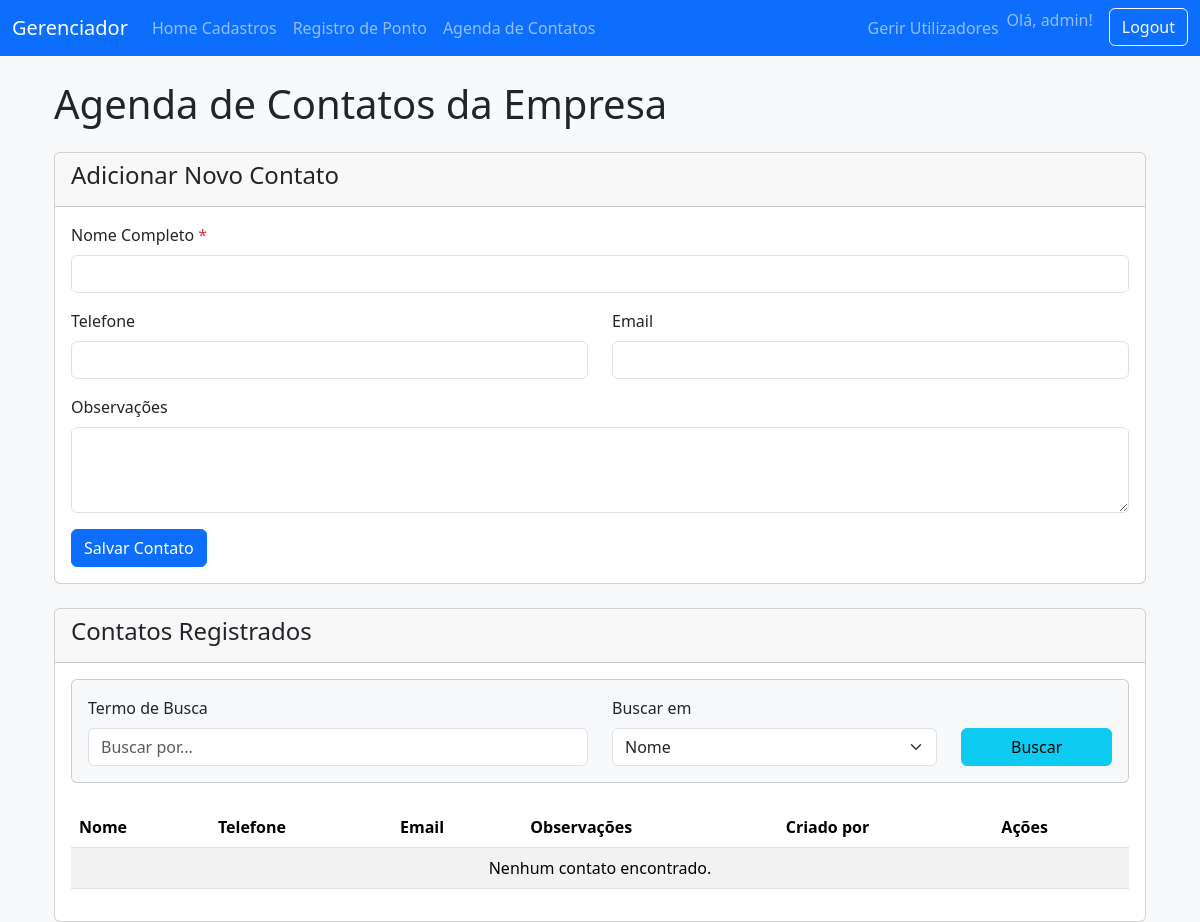
Before: /contatos (signed in) with the older database file.
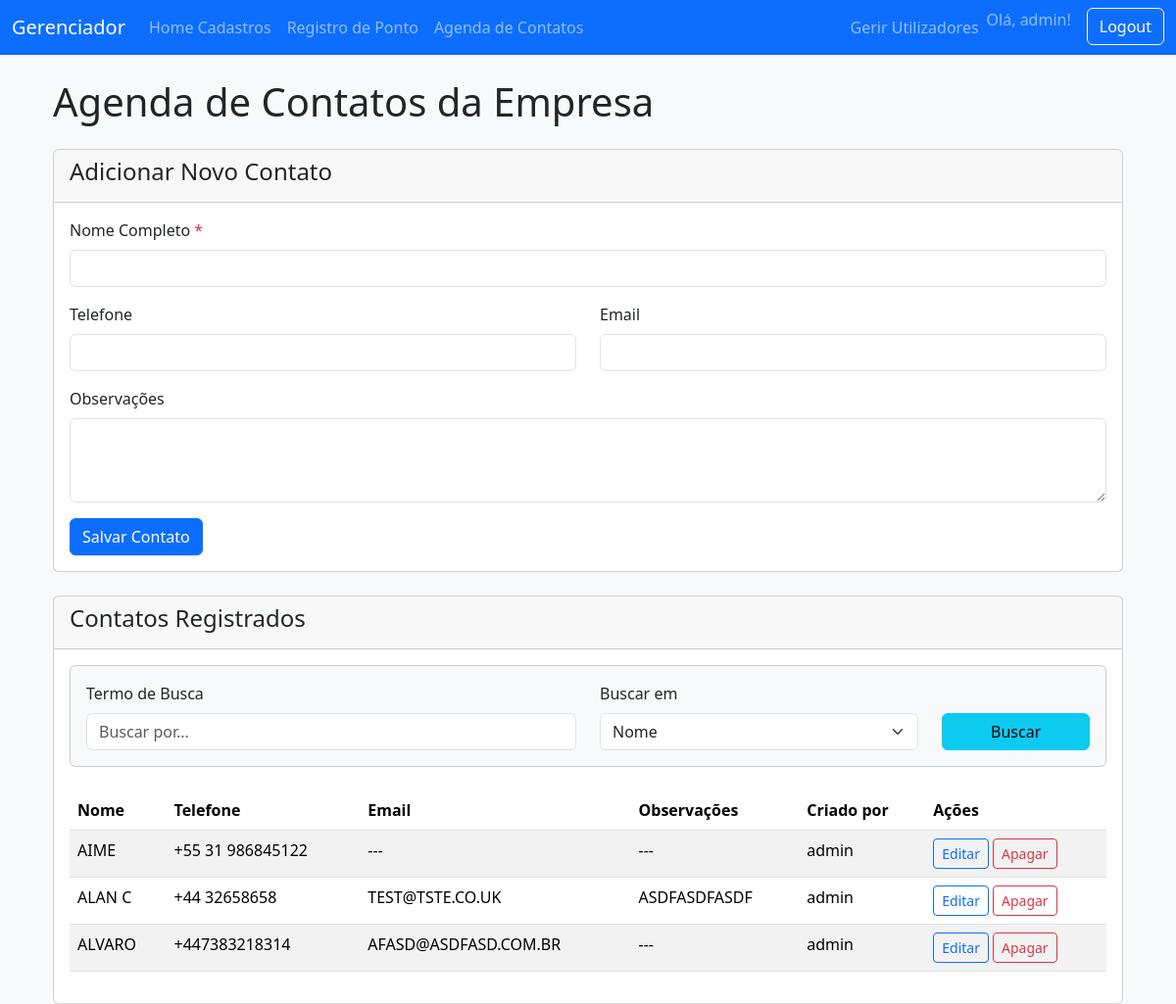
After: the same page with the newer database file.
### app.py (models this page shows)
class Contato(db.Model):
    id = db.Column(db.Integer, primary_key=True)
    nome = db.Column(db.String(100), nullable=False)
    telefone = db.Column(db.String(20), nullable=True)
    email = db.Column(db.String(100), nullable=True)
    observacoes = db.Column(db.String(300), nullable=True)
    user_id = db.Column(db.Integer, db.ForeignKey('user.id'), nullable=False)
    user = db.relationship('User', backref=db.backref('contatos', lazy=True))

class User(db.Model, UserMixin):
    id = db.Column(db.Integer, primary_key=True)
    username = db.Column(db.String(80), unique=True, nullable=False)
    password = db.Column(db.String(128), nullable=False)
    is_admin = db.Column(db.Boolean, nullable=False, default=False)

### app.py (the view, shortened to what this page needs)
@app.route('/contatos', methods=['GET', 'POST'])
@login_required
def contatos():
    termo_busca = request.args.get('termo', '')
    criterio_busca = request.args.get('criterio', 'nome') # 'nome' é o padrão
    query_base = Contato.query
    contatos_filtrados = query_base.order_by(Contato.nome.asc()).all()
    return render_template('contatos.html',
                           contatos=contatos_filtrados,
                           termo_ativo=termo_busca,
                           criterio_ativo=criterio_busca)

### app.py (called while the page is built)
@login_manager.user_loader
def load_user(user_id):
    return User.query.get(int(user_id))

### templates/contatos.html (shortened to what the changed rows need)
{% extends "base.html" %}
{% block content %}
<div class="container mt-4">
    <h1 class="mb-4">Agenda de Contatos da Empresa</h1>
    <div class="card">
        <div class="card-body">
            <div class="table-responsive">
                <table class="table table-striped table-hover">
                    <thead>
                        <tr>
                            <th>Nome</th>
                            <th>Telefone</th>
                            <th>Email</th>
                            <th>Observações</th>
                            <th>Criado por</th>
                            <th>Ações</th>
                        </tr>
                    </thead>
                    <tbody>
                        {% for contato in contatos %}
                        <tr>
                            <td>{{ contato.nome }}</td>
                            <td>{{ contato.telefone or '---' }}</td>
                            <td>{{ contato.email or '---' }}</td>
                            <td>{{ contato.observacoes or '---' }}</td>
                            <td>{{ contato.user.username }}</td>
                            <td>
                                {% if contato.user_id == current_user.id %}
                                    <div class="d-flex gap-1">
                                        <button class="btn btn-sm btn-outline-primary edit-btn"
                                                data-id="{{ contato.id }}"
                                                data-nome="{{ contato.nome }}"
                                                data-telefone="{{ contato.telefone or '' }}"
                                                data-email="{{ contato.email or '' }}"
                                                data-observacoes="{{ contato.observacoes or '' }}">
                                            Editar
                                        </button>
                                        <form action="{{ url_for('deletar_contato', id=contato.id) }}" method="POST" onsubmit="return confirm('Tem a certeza que deseja apagar este contato?');">
                                            <button type="submit" class="btn btn-sm btn-outline-danger">
                                                Apagar
                                            </button>
                                        </form>
                                    </div>
                                {% endif %}
                            </td>
                        </tr>
                        {% else %}
                        <tr>
                            <td colspan="6" class="text-center">Nenhum contato encontrado.</td>
                        </tr>
                        {% endfor %}
                    </tbody>
                </table>
            </div>
        </div>
    </div>
</div>
{% endblock %}

Changed rows visible on the page:
added Contato: nome "AIME", telefone "+55 31 986845122", email "---", observacoes "---", user.username "admin"
added Contato: nome "ALAN C", telefone "+44 32658658", email "TEST@TSTE.CO.UK", observacoes "ASDFASDFASDF", user.username "admin"
added Contato: nome "ALVARO", telefone "+447383218314", email "AFASD@ASDFASD.COM.BR", observacoes "---", user.username "admin"
Other visible differences:
text no longer shown: "Nenhum contato encontrado."
